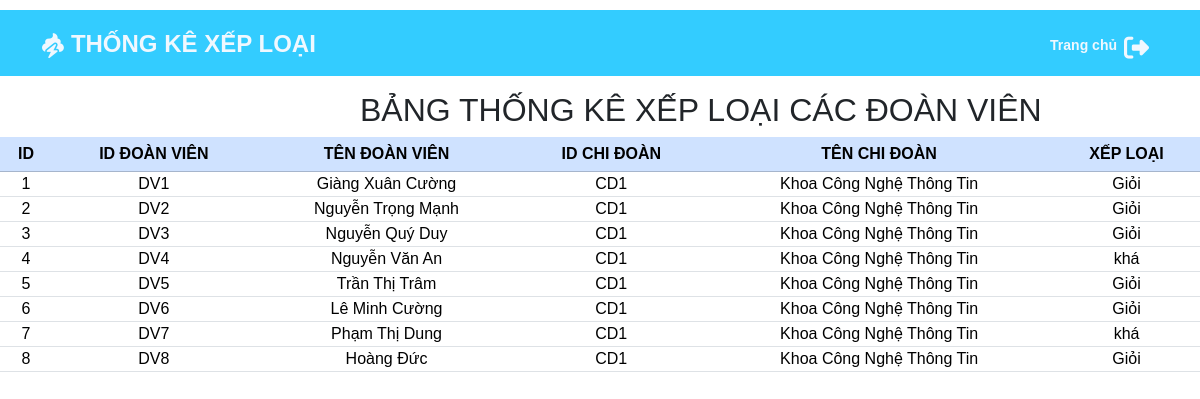
Screenshot of /php/thongkexeploai.php with the database file from the repository.
### tables this page shows
CREATE TABLE `dgtheonam` (
  `id` varchar(100) NOT NULL,
  `iddv` varchar(100) NOT NULL,
  `tendoanvien` varchar(250) NOT NULL,
  `idchidoan` varchar(100) NOT NULL,
  `xeploai` varchar(200) NOT NULL
);

CREATE TABLE `chidoan` (
  `idchidoan` varchar(200) NOT NULL,
  `tenchidoan` varchar(200) NOT NULL
);

### php/thongkexeploai.php (the view, shortened to what this page needs)
<?php
$servername ="localhost:3306";
$username = "root";
$password = "";
$dbname = "btlphp";
$conn = new mysqli($servername, $username, $password, $dbname);
$sql = "SELECT dgtheonam.id, dgtheonam.iddv, dgtheonam.tendoanvien, dgtheonam.idchidoan, chidoan.tenchidoan, dgtheonam.xeploai
FROM dgtheonam
INNER JOIN chidoan ON dgtheonam.idchidoan = chidoan.idchidoan";;
$resuilt = $conn->query($sql);
?>
<!DOCTYPE html>
<html lang="en">
    <head>
        <link rel="stylesheet" href="https://cdn.jsdelivr.net/npm/swiper@8/swiper-bundle.min.css"/>
        <link rel="stylesheet" href="https://cdnjs.cloudflare.com/ajax/libs/font-awesome/6.2.1/css/all.min.css">
        <link href="https://cdn.jsdelivr.net/npm/bootstrap@5.3.2/dist/css/bootstrap.min.css" rel="stylesheet">
        <link rel="stylesheet" href="../css/style.css">
    </head>
<body>
    <header>
        <nav class="navbar" style="background-color: #33CCFF;">
            <div class="container" style="height: 50px; position: relative;">
              <a class="navbar-brand" href="#" style=" display: flex; position: absolute; top: 3px;">
                <i class="fa-solid fa-poo-storm" style="color: aliceblue; margin-right: 7px; margin-top: 7px; font-size: 25px;"></i>
                    <p style="font-size: 24px; font-weight: 900; color: aliceblue;">THỐNG KÊ XẾP LOẠI</p>
              </a>
              <a class="navbar-brand" href="../index/frmtrangchu.html" style="  display: flex; position: absolute; right: 5px; top: 2px;  margin-top: 10px; color: aliceblue;">
                    <p style="font-size: 14px; font-weight: bold;">Trang chủ</p>
                    <i class="fa-solid fa-right-from-bracket" style="margin-left: 7px; font-size: 25px;"></i>
              </a>
            </div>
          </nav>
    </header>
    <h2 style="margin-left:30%; margin-top:15px;">BẢNG THỐNG KÊ XẾP LOẠI CÁC ĐOÀN VIÊN</h2>
    <table class="table text-center">
        <thead class="table-primary">
            <tr>
                <th scope="col">ID</th>
                <th scope="col">ID ĐOÀN VIÊN</th>
                <th scope="col">TÊN ĐOÀN VIÊN</th>
                <th scope="col">ID CHI ĐOÀN</th>
                <th scope="col">TÊN CHI ĐOÀN</th>
                <th scope="col">XẾP LOẠI</th>
            </tr>
        </thead>
        <?php while ($row = $resuilt->fetch_assoc()){?>
        <tbody>
            <tr>
                <td><?php echo $row['id']?></td>
                <td><?php echo $row['iddv']?></td>
                <td><?php echo $row['tendoanvien']?></td>
                <td><?php echo $row['idchidoan']?></td>
                <td><?php echo $row['tenchidoan']?></td>
                <td><?php echo $row['xeploai']?></td>
            </tr>
        </tbody>
        <?php }?>
    </table>
</body>
</html>

### rows the page displays
dgtheonam: id "1", iddv "DV1", tendoanvien "Giàng Xuân Cường", idchidoan "CD1", idchidoan.tenchidoan "Khoa Công Nghệ Thông Tin", xeploai "Giỏi"
dgtheonam: id "2", iddv "DV2", tendoanvien "Nguyễn Trọng Mạnh", idchidoan "CD1", idchidoan.tenchidoan "Khoa Công Nghệ Thông Tin", xeploai "Giỏi"
dgtheonam: id "3", iddv "DV3", tendoanvien "Nguyễn Quý Duy", idchidoan "CD1", idchidoan.tenchidoan "Khoa Công Nghệ Thông Tin", xeploai "Giỏi"
dgtheonam: id "4", iddv "DV4", tendoanvien "Nguyễn Văn An", idchidoan "CD1", idchidoan.tenchidoan "Khoa Công Nghệ Thông Tin", xeploai "khá"
dgtheonam: id "5", iddv "DV5", tendoanvien "Trần Thị Trâm", idchidoan "CD1", idchidoan.tenchidoan "Khoa Công Nghệ Thông Tin", xeploai "Giỏi"
dgtheonam: id "6", iddv "DV6", tendoanvien "Lê Minh Cường", idchidoan "CD1", idchidoan.tenchidoan "Khoa Công Nghệ Thông Tin", xeploai "Giỏi"
dgtheonam: id "7", iddv "DV7", tendoanvien "Phạm Thị Dung", idchidoan "CD1", idchidoan.tenchidoan "Khoa Công Nghệ Thông Tin", xeploai "khá"
dgtheonam: id "8", iddv "DV8", tendoanvien "Hoàng Đức", idchidoan "CD1", idchidoan.tenchidoan "Khoa Công Nghệ Thông Tin", xeploai "Giỏi"
